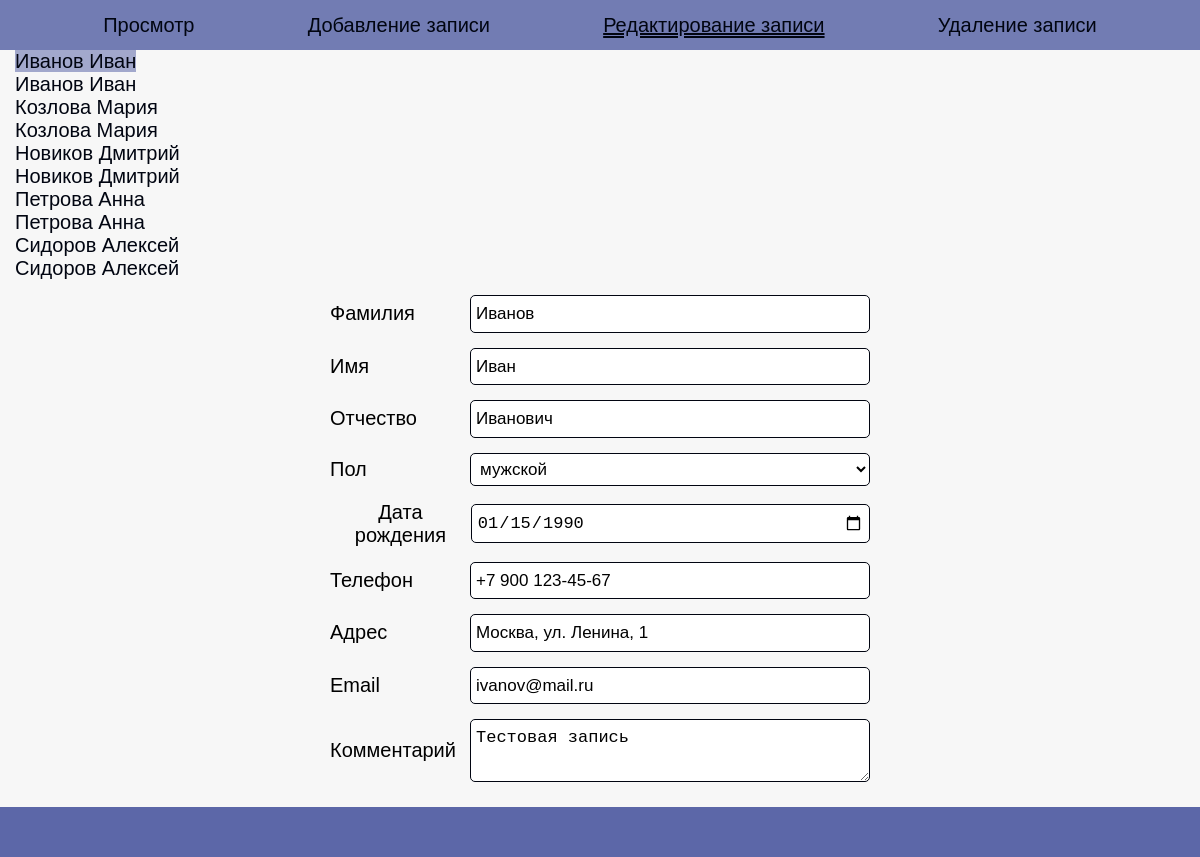
The app's page /index.php?page=edit with its own data.
### tables this page shows
CREATE TABLE contacts (
    id INTEGER PRIMARY KEY AUTOINCREMENT,
    surname TEXT NOT NULL,
    name TEXT NOT NULL,
    lastname TEXT,
    gender TEXT,
    date TEXT,
    phone TEXT,
    location TEXT,
    email TEXT,
    comment TEXT
);

### edit.php (the view, shortened to what this page needs)
<?php
function renderEdit() {
    $db = new PDO('sqlite:' . __DIR__ . '/phonebook.db');
    $message = '';
    $button = 'Сохранить изменения';
    $contacts = $db->query("SELECT id, surname, name FROM contacts ORDER BY surname, name")->fetchAll(PDO::FETCH_ASSOC);
    $currentId = $_GET['id'] ?? $contacts[0]['id'];
    $stmt = $db->prepare("SELECT * FROM contacts WHERE id = :id");
    $stmt->execute([':id' => $currentId]);
    $row = $stmt->fetch(PDO::FETCH_ASSOC);
    $html = '<div class="div-edit">';
    foreach ($contacts as $c) {
        $active = ($c['id'] == $currentId) ? 'currentRow' : '';
        $html .= "<a href='index.php?page=edit&id={$c['id']}' class='{$active}'>{$c['surname']} {$c['name']}</a><br>";
    }
    $html .= '</div>';
    $html .= $message;
    $html .= "<form name='form_add' method='post' action='index.php?page=edit&id={$currentId}'>";
    $html .= '<div class="column">';
    $html .= "<input type='hidden' name='id' value='{$currentId}'>";
    $html .= '<div class="add"><label>Фамилия</label><input type="text" name="surname" placeholder="Фамилия" value="' . htmlspecialchars($row['surname']) . '"></div>';
    $html .= '<div class="add"><label>Имя</label><input type="text" name="name" placeholder="Имя" value="' . htmlspecialchars($row['name']) . '"></div>';
    $html .= '<div class="add"><label>Отчество</label><input type="text" name="lastname" placeholder="Отчество" value="' . htmlspecialchars($row['lastname']) . '"></div>';
    $html .= '<div class="add"><label>Пол</label>';
    $html .= '<select name="gender">';
    foreach (['' => '— не указан —', 'мужской' => 'мужской', 'женский' => 'женский'] as $val => $label) {
        $selected = ($row['gender'] === $val) ? 'selected' : '';
        $html .= "<option value='{$val}' {$selected}>{$label}</option>";
    }
    $html .= '</select></div>';
    $html .= '<div class="add"><label>Дата рождения</label><input type="date" name="date" value="' . htmlspecialchars($row['date']) . '"></div>';
    $html .= '<div class="add"><label>Телефон</label><input type="text" name="phone" placeholder="Телефон" value="' . htmlspecialchars($row['phone']) . '"></div>';
    $html .= '<div class="add"><label>Адрес</label><input type="text" name="location" placeholder="Адрес" value="' . htmlspecialchars($row['location']) . '"></div>';
    $html .= '<div class="add"><label>Email</label><input type="email" name="email" placeholder="Email" value="' . htmlspecialchars($row['email']) . '"></div>';
    $html .= '<div class="add"><label>Комментарий</label><textarea name="comment" placeholder="Краткий комментарий">' . htmlspecialchars($row['comment']) . '</textarea></div>';
    $html .= "<button type='submit' name='button' value='{$button}' class='form-btn'>{$button}</button>";
    $html .= '</div>';
    $html .= '</form>';
    return $html;
}
?>

### style.css (style rules this page uses)
:root { --color_a: rgb(1, 5, 17); --back_a: rgba(92, 103, 168, 0.541); }
html { font-family: sans-serif; font-size: 17px; }
body { padding: 0; margin: 0; font-family: sans-serif; background-color: rgb(247, 247, 247); font-size: 20px; }
*, *::after, *::before { box-sizing: border-box; }
a { font-family: sans-serif; text-decoration: none; color: var(--color_a); }
.add { width: 90%; margin: 15px auto; display: flex; justify-content: space-between; align-items: center; }
.column { margin: auto; width: 50%; }
.div-edit { width: 200px; text-align: left; padding-left: 15px; }
.div-edit .currentRow { color: var(--color_a); background-color: var(--back_a); }
input, select, textarea { display: block; width: 400px; padding: 5px; font-size: 17px; font-weight: 400; line-height: 1.5; color: black; background-color: #fff; border: 1px solid var(--color_a); border-radius: 5px; }
label { display: inline-block; box-sizing: border-box; padding: inherit; }
.form-btn { background-color: rgb(92, 103, 168); border: none; width: 200px; height: 40px; color: #fff; border-radius: 5px; transition: .3s; margin-bottom: 10px; margin-top: 10px; }

### records on screen
contacts: surname "Иванов", name "Иван", lastname "Иванович", date "01/15/1990", phone "+7 900 123-45-67", location "Москва, ул. Ленина, 1", email "ivanov@mail.ru", comment "Тестовая запись"
contacts: surname "Иванов", name "Иван"
contacts: surname "Козлова", name "Мария"
contacts: surname "Козлова", name "Мария"
contacts: surname "Новиков", name "Дмитрий"
contacts: surname "Новиков", name "Дмитрий"
contacts: surname "Петрова", name "Анна"
contacts: surname "Петрова", name "Анна"
contacts: surname "Сидоров", name "Алексей"
contacts: surname "Сидоров", name "Алексей"

### other values on screen
$label "Просмотр"
$label "Добавление записи"
$label "Редактирование записи"
$label "Удаление записи"
form field gender "мужской"
